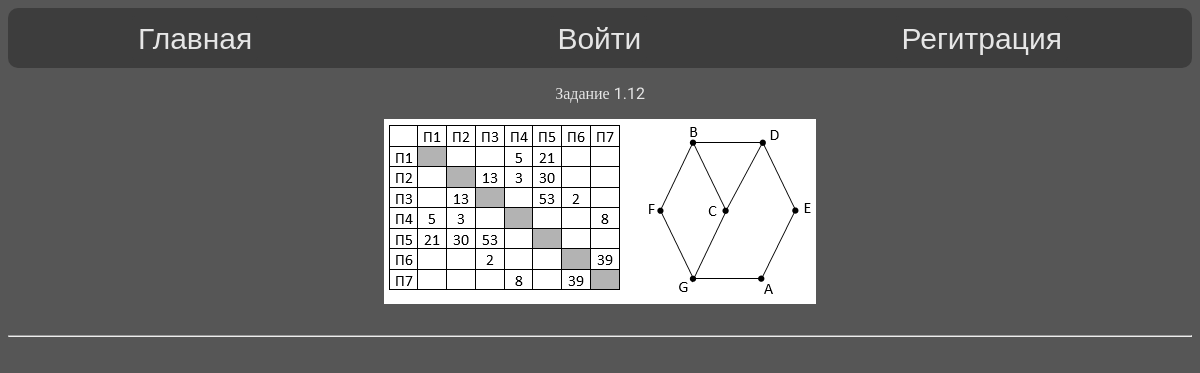
Screenshot of /task1/ with the database file from the repository.
### generator/models.py (models this page shows)
class Task1(models.Model):
    title = models.CharField(max_length=100, default='Задание 1', blank=True)
    content = RichTextUploadingField(blank=False, verbose_name='Задание')
    photo = models.ImageField(upload_to='photos/%Y/%m/%d', blank=True, verbose_name='Фото к заданию')
    answer = models.TextField(verbose_name='Ответ', blank=False)
    file = models.FileField(upload_to='files/%Y/%m/%d', blank=True, verbose_name='Файл к заданию')
    def __str__(self):
        return self.content
    class Meta:
        verbose_name = 'Задание 1'
        verbose_name_plural = 'Задание 1'

### generator/views.py (the view)
# urls.py: path('task<int:num>/', get_task, name='get_task'),
def get_task(request, num):
    tasks = all_models[num].objects.all()
    all_tasks = {}
    counter = 0
    for i in tasks:
        counter += 1
        all_tasks[f"task{counter}"] = i
    context = {'tasks': all_tasks}
    return render(request, 'generator/task.html', context)

### generator/templates/generator/task.html (shortened to what this page needs)
{% extends 'base.html' %}
{% block content %}
{% for i, j in tasks.items %}
<div class="card">
        <div class="card-body">
            <p>{{ j|safe }}</p>
            <div class="media">
                {% if j.photo %}
                <img src="{{ j.photo.url }}" alt="" class="float-left mr-3">
                {% endif %}
            </div>
        </div>
    </div>
<br>
<hr>
{% endfor %}
{% endblock %}

### templates/base.html (style rules this page uses)
* { background-color: #565656; }

### rows the page displays
Task1: content "Задание 1.12", photo (picture)
